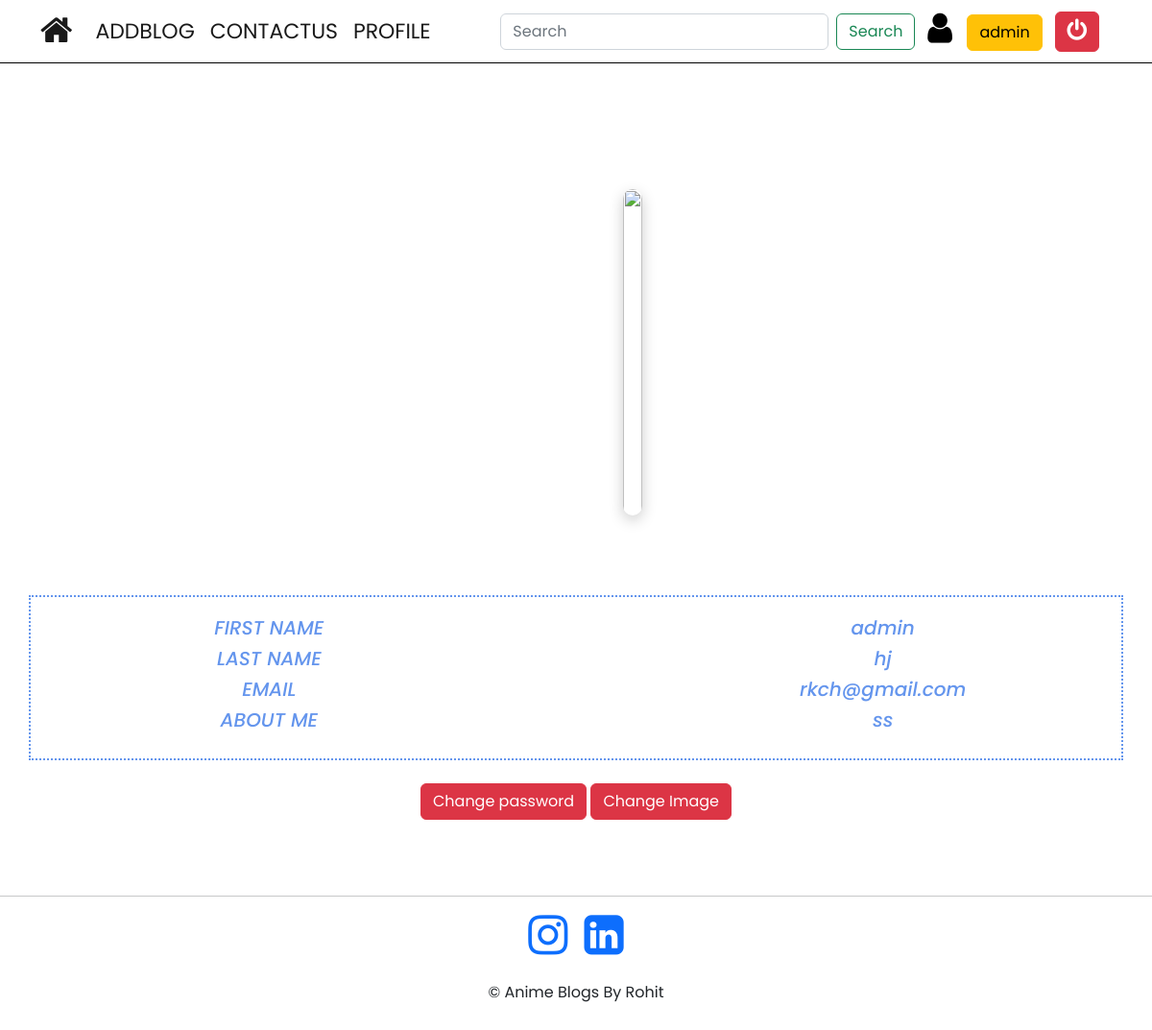
/pshow (signed in), run on the app's committed database.
### myblog/models.py (models this page shows)
class profile(models.Model):
   first_name = models.CharField(max_length=255)
   last_name = models.CharField(max_length=245)
   user = models.CharField(max_length=255)
   email = models.EmailField()
   profile_pic = CloudinaryField('profile_pic')
   about_me = models.TextField()

### myblog/views.py (the view)
# urls.py: path('pshow',views.pshow,name="pshow"),
def pshow(request):
    data= profile.objects.get(first_name=request.user)
    return render(request,'pro.html',{'d':data})

### template/pro.html (shortened to what this page needs)
{% include 'base.html' %}
{% block content %}
<div class="container">
    <div class="row">
        <div class="col-lg-4">
            <div class="card p-0">
                <div class="card-image">
                    <img src="{{ d.profile_pic.url }}" height="500px" alt="">
                </div>
            </div>
        </div>
    </div>
    <div class="n">
        <div class="row 1">
            <div class="col-lg-5">
                <h5>FIRST NAME</h5>
                <h5>LAST NAME</h5>
                <h5>EMAIL</h5>
                <h5>ABOUT ME</h5>
            </div>
            <div class="col-lg-2">
                <span style="color: #fff;">-</span><br>
                <span style="color: #fff;">-</span><br>
                <span style="color: #fff;">-</span><br>
            </div>
            <div class="col-lg-5">
                <h5>{{d.first_name}}</h5>
                <h5>{{d.last_name}}</h5>
                <h5>{{d.email}}</h5>
                <h5>{{d.about_me}}</h5>
            </div>
        </div><br>
        <div class="tr text-center">
            <a href="{% url 'change_password' %}" class="btn btn-danger" >Change password</a>
            <a href="{% url 'change_pic' d.id %}" class="btn btn-danger" >Change Image</a>
        </div>
            </div>
        </div>
{% endblock %}
{% include 'footer.html' %}

### template/base.html (shortened to what this page needs)
<!doctype html>
<html lang="en">
  <head>
    <link href="https://cdn.jsdelivr.net/npm/bootstrap@5.2.3/dist/css/bootstrap.min.css" rel="stylesheet">
    <link rel="stylesheet" href="https://cdnjs.cloudflare.com/ajax/libs/font-awesome/4.7.0/css/font-awesome.min.css">
  </head>
  <body>
    {% if user.is_authenticated %}
    <nav class="navbar navbar-expand-lg navbar-light ">
        <div class="container">
          <a class="navbar-brand" href="{% url 'show' %}"><i class="fa fa-home" style="font-size:36px"></i> </a>
          {% endif %}
          <div class="collapse navbar-collapse" id="navbarSupportedContent">
            <ul class="navbar-nav me-auto mb-2 mb-lg-0">
              {% if user.is_authenticated %}
              <li class="nav-item">
                <a class="nav-link active" aria-current="page" href="{% url 'plus' %}">ADDBLOG</a>
              </li>
              <li class="nav-item">
                <a class="nav-link active" aria-current="page" href="{% url 'contactus' %}">CONTACTUS</a>
              </li>
              <li class="nav-item">
                <a class="nav-link active" aria-current="page" href="{% url 'profile' %}">PROFILE</a>
              </li>
              <br>
            </ul>
            <form class="d-flex" role="search" action="/search" method="post">
              <input class="form-control me-2" type="text" placeholder="Search" name="search" aria-label="Search">
              <button class="btn btn-outline-success" type="submit">Search</button>
            </form>
            <div class="username" >
              <a href="{% url 'profile' %}"><i class="fa fa-user" style="font-size:36px"></i></a>&nbsp;
              <a href="{% url 'profile' %} " class="btn btn-warning " >{{user.username}}</a>
            </div>
              <a class="btn btn-danger" href="{% url 'logout' %}"><i  class="fa fa-power-off" style="font-size:24px" ></i></a>
            {% endif %}
          </div>
        </div>
      </nav>
      <br>
        <br>
  </body>
</html>

### template/footer.html (shortened to what this page needs)
    <footer class="footer">
        <hr>
        <div>
           <a href="https://www.instagram.com/rohit_chaurasia94/"> <i class="fa fa-instagram" style="font-size:48px"></i></a>&nbsp;&nbsp;&nbsp;
           <a href="https://www.linkedin.com/in/rohit-kumar-chaursia-801975259/"> <i class="fa fa-linkedin-square" style="font-size:48px"></i></a>
        </div>
        <br>
        <div class="hr1">
            © Anime Blogs By Rohit
        </div>
    </footer>

### template/base.html (style rules this page uses)
.username { color: black; }
li.nav-item { font-size: 22px; }
i.fa.fa-user { color: black; }
.username { font-size: 29px; }
.navbar { border-bottom: 1px solid black; }
.footer { position: bottom; left: 0; bottom: 0; width: 100%; text-align: center; }

### template/pro.html (style rules this page uses)
* { margin: 0; padding: 0; box-sizing: border-box; font-family: 'Poppins', sans-serif; }
body { min-height: 100vh; }
body { background-image: url(https://images.unsplash.com/photo-1588345921523-c2dcdb7f1dcd?ixlib=rb-4.0.3&ixid=MnwxMjA3fDB8MHxwaG90by1wYWdlfHx8fGVufDB8fHx8&auto=format&fit=crop&w=2070&q=80); background-repeat: no-repeat; background-size: cover; background-attachment: fixed; }
.container .row .col-lg-4 { display: flex; justify-content: center; margin-left: 439px; }
.card { position: relative; padding: 0; margin: 0 !important; border-radius: 20px; overflow: hidden; max-width: 280px; max-height: 340px; cursor: pointer; border: none; box-shadow: 0 5px 15px rgba(0, 0, 0, 0.2); }
.card .card-image { width: 100%; max-height: 340px; }
.card .card-image img { width: 100%; max-height: 340px; object-fit: cover; }
.row.\31 { text-align: center; font-style: italic; font-weight: bold; color: cornflowerblue; border: 2px dotted; outline: green; padding: 20px; }
.n { margin-top: 50px; }
.row { margin-top: 83px; }

### template/footer.html (style rules this page uses)
.footer { margin-top:20px ; }
hr { margin-top: 79px; }
.hr1 { margin-bottom: 45px; }

### data on the page
profile: first_name "admin", last_name "hj", email "rkch@gmail.com", about_me "ss"

### other printed values
{{ user.username }} "admin"
